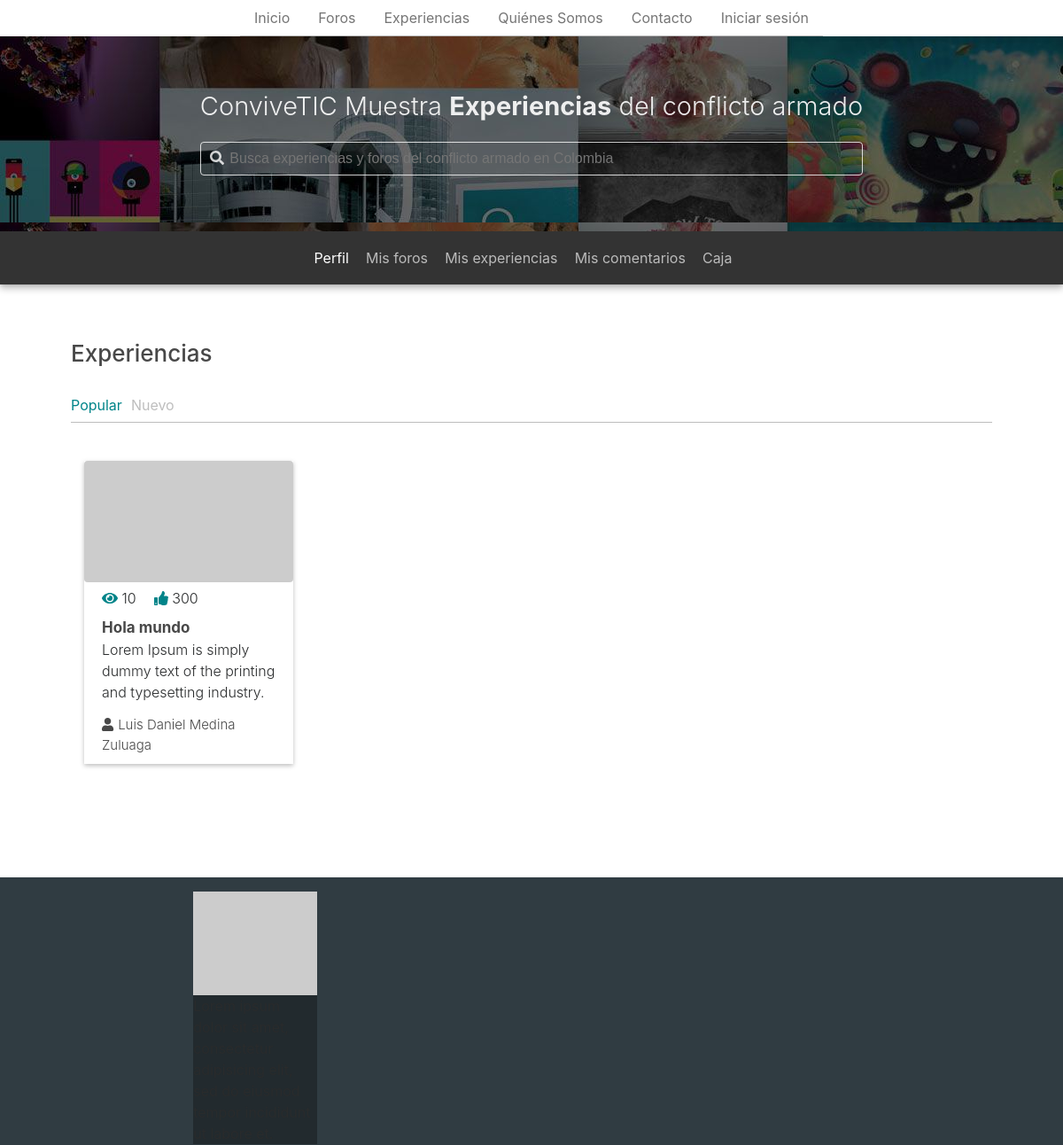
Before: /experiences (upper part) with the older database file.
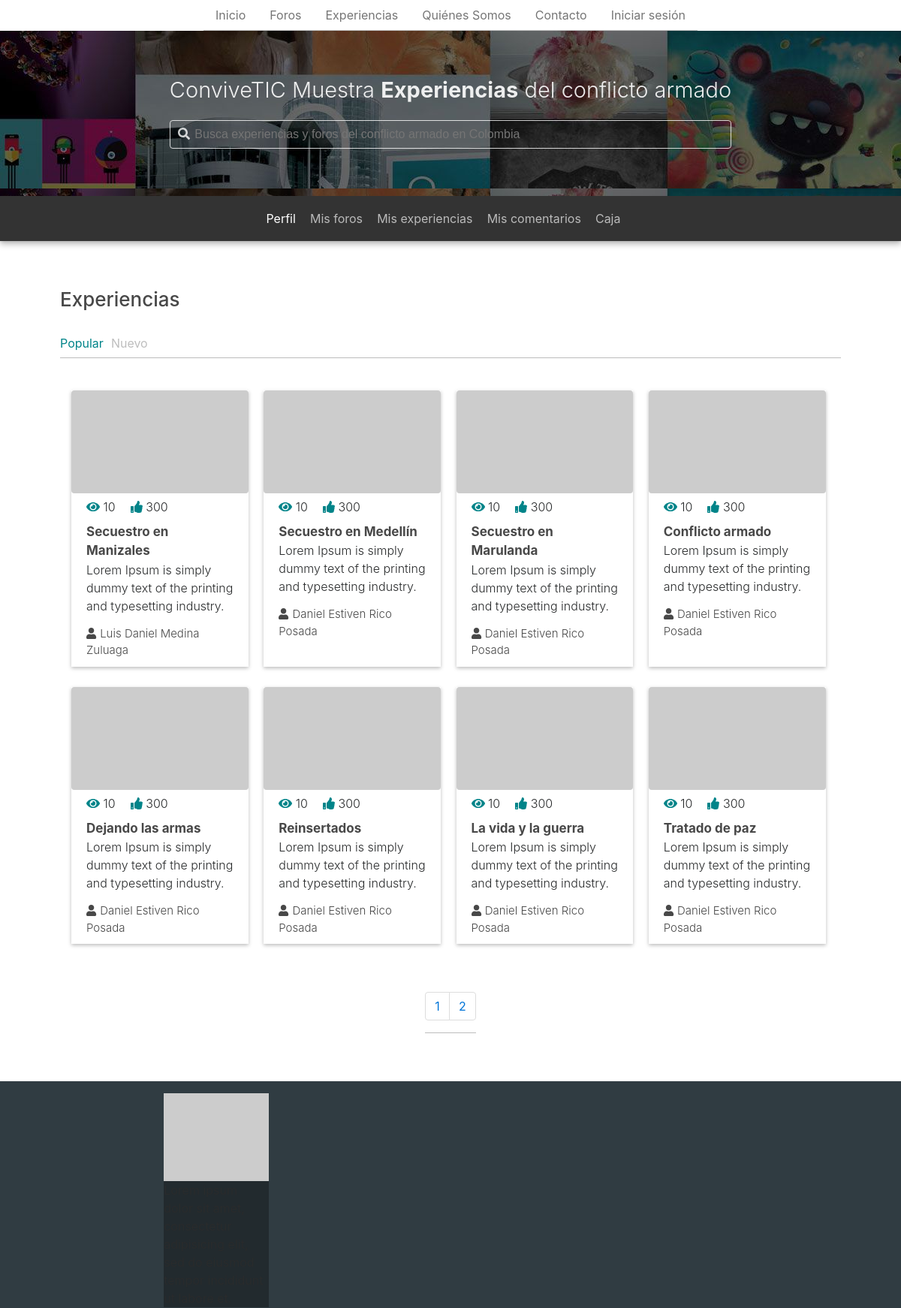
After: the same page with the newer database file.
### app/models.py (models this page shows)
class Experience(models.Model):
	author = models.ForeignKey(
		User,
		on_delete=models.SET_NULL,
		null=True
	)
	title = models.CharField(
		max_length = 100,
		default = ''
	)
	content = models.TextField(
		default="Experience content"
	)
	pub_date = models.DateField(
		default=date.today
	)
	video_url = models.CharField(
		max_length=50,
		null=True,
		blank=True
	)
	audio_url = models.CharField(
		max_length=100,
		null=True,
		blank=True
	)
	img = models.ImageField(
		upload_to="uploads/",
		null=True,
		blank=True
	)
	status = models.CharField(
		max_length = 20,
		choices = STATUS_CHOICES,
		default = 'R'
	)
	views = models.PositiveIntegerField(
		default = 0
	)
	likes = models.PositiveIntegerField(
		default = 0
	)
	tags = models.ManyToManyField(ExperienceTag)

### app/views.py (the view)
# urls.py: path('experiences', ExperiencesView.as_view(), name="experiences"),
class ExperiencesView(ListView):
	template_name = 'app/experiences.html'
	context_object_name = 'experiences'
	queryset = Experience.objects.order_by('pub_date')
	paginate_by = 8

### app/templates/app/experiences.html (shortened to what this page needs)
{% extends 'app/base.html' %}
{% load static %}
{% block content %}
<div class="exp-gral-section">
	<section class="exp-section">
		<div class="exp-gra-c">
			<h3 class="border exp-section-title">Experiencias</h3>
			<div class="filter-section">
	 			<ul>
	 				<li class="active"><a href="#">Popular</a></li>
	 				<li><a href="#">Nuevo</a></li>
	 			</ul>
	 		</div>
			<div class="experiences-c">
				{% for exp in experiences %}
				<div class="experience">
					<img class="rounded" src="http://via.placeholder.com/320x186">
					<div class="exp-data">
						<div class="detail-c">
							<div class="popular-data-c">
								<div class="views"><i class="fas fa-eye"></i> 10</div>
								<div class="likes"><i class="fas fa-thumbs-up"></i> 300</div>
							</div>
							<div class="exp-title"><a href="{% url 'experience-detail' exp.id %}">{{exp.title}}</a></div>
							<div class="content-c">
								<p>{{exp.content}}</p>
							</div>
							<div class="publisher"><i class="fas fa-user"></i>{{exp.author.get_full_name}}</div>
						</div>
					</div>
				</div>
				{% endfor %}
			</div>
			<div class="exp-footer">
			{% if is_paginated %}
				<nav aria-label="Page navigation example">
				  <ul class="pagination">
				    {% for obj in page_obj.paginator.page_range %}
				    	<li class="page-item"><a class="page-link" href="?page={{forloop.counter}}">{{forloop.counter}}</a></li>
				    {% endfor %}
				  </ul>
				</nav>
			{% endif %}
			</div>
		</div>
	</section>
</div>
{% endblock %}

Changed rows visible on the page:
changed Experience "Luis Daniel Medina Zuluaga": title "Hola mundo" → "Secuestro en Manizales"
added Experience: title "Secuestro en Medellín", content "Lorem Ipsum is simply dummy text of the printing and typesetting industry.…", author.get_full_name "Daniel Estiven Rico Posada"
added Experience: title "Secuestro en Marulanda", content "Lorem Ipsum is simply dummy text of the printing and typesetting industry.…", author.get_full_name "Daniel Estiven Rico Posada"
added Experience: title "Conflicto armado", content "Lorem Ipsum is simply dummy text of the printing and typesetting industry.…", author.get_full_name "Daniel Estiven Rico Posada"
added Experience: title "Dejando las armas", content "Lorem Ipsum is simply dummy text of the printing and typesetting industry.…", author.get_full_name "Daniel Estiven Rico Posada"
added Experience: title "Reinsertados", content "Lorem Ipsum is simply dummy text of the printing and typesetting industry.…", author.get_full_name "Daniel Estiven Rico Posada"
added Experience: title "La vida y la guerra", content "Lorem Ipsum is simply dummy text of the printing and typesetting industry.…", author.get_full_name "Daniel Estiven Rico Posada"
added Experience: title "Tratado de paz", content "Lorem Ipsum is simply dummy text of the printing and typesetting industry.…", author.get_full_name "Daniel Estiven Rico Posada"
Other visible differences:
new list line: "1"
new list line: "2"
